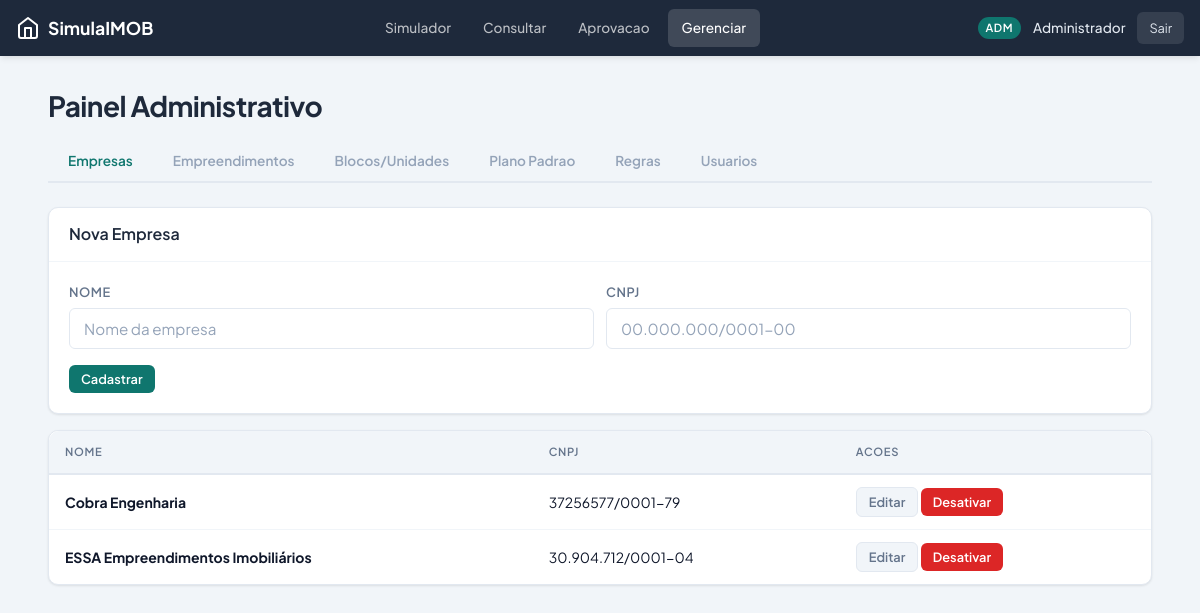
Page /admin/ (signed in) on the committed database.
### models.py (models this page shows, shortened)
class User(UserMixin, db.Model):
    __tablename__ = 'users'
    id = db.Column(db.Integer, primary_key=True)
    nome = db.Column(db.String(150), nullable=False)
    email = db.Column(db.String(150), unique=True, nullable=False, index=True)
    password_hash = db.Column(db.String(256), nullable=False)
    role = db.Column(db.String(20), nullable=False, default='corretor')
    ativo = db.Column(db.Boolean, default=True)
    empresa_id = db.Column(db.Integer, db.ForeignKey('empresas.id'), nullable=False)
    created_at = db.Column(db.DateTime, default=datetime.utcnow)
    empresa = db.relationship('Empresa', back_populates='usuarios')
    simulacoes = db.relationship('Simulacao', foreign_keys='Simulacao.corretor_id',
                                 back_populates='corretor', lazy='dynamic')
    @property
    def is_admin(self):
        return self.role == 'adm'
    @property
    def is_lider(self):
        return self.role in ('lider', 'adm')

class Empresa(db.Model):
    __tablename__ = 'empresas'
    id = db.Column(db.Integer, primary_key=True)
    nome = db.Column(db.String(200), nullable=False)
    cnpj = db.Column(db.String(18), unique=True)
    ativo = db.Column(db.Boolean, default=True)
    created_at = db.Column(db.DateTime, default=datetime.utcnow)
    usuarios = db.relationship('User', back_populates='empresa', lazy='dynamic')
    empreendimentos = db.relationship('Empreendimento', back_populates='empresa', lazy='dynamic')

### adm.py (the view)
@adm_bp.route('/')
@role_required('lider', 'adm')
def dashboard():
    if current_user.is_admin:
        empresas = Empresa.query.filter_by(ativo=True).all()
        empreendimentos = Empreendimento.query.filter_by(ativo=True).all()
        usuarios = User.query.all()
    else:
        empresas = [current_user.empresa]
        empreendimentos = Empreendimento.query.filter_by(
            ativo=True, empresa_id=current_user.empresa_id
        ).all()
        usuarios = User.query.filter_by(empresa_id=current_user.empresa_id).all()
    return render_template('adm.html',
                           empresas=empresas,
                           empreendimentos=empreendimentos,
                           usuarios=usuarios)

### login.py (called while the page is built)
def role_required(*roles):
    def decorator(f):
        @wraps(f)
        @login_required
        def decorated(*args, **kwargs):
            if current_user.role not in roles:
                flash('Acesso negado.', 'danger')
                return redirect(url_for('emp_bp.simulador'))
            return f(*args, **kwargs)
        return decorated
    return decorator

### models.py (called while the page is built)
    @property
    def valor_total(self):
        return (self.area_coberta * self.preco_m2 +
                self.area_descoberta * self.preco_m2 * self.coef_area_descoberta)

### templates/adm.html (shortened to what this page needs)
{% extends "base.html" %}
{% block content %}
<h1 class="mb-2">{{ 'Painel de Gestao' if not current_user.is_admin else 'Painel Administrativo' }}</h1>
<div class="tabs">
    {% if current_user.is_admin %}
    <button class="tab active" data-tab="empresas">Empresas</button>
    {% else %}
    <button class="tab active" data-tab="empresa">Minha Empresa</button>
    {% endif %}
    <button class="tab" data-tab="empreendimentos">Empreendimentos</button>
    <button class="tab" data-tab="blocos">Blocos/Unidades</button>
    <button class="tab" data-tab="plano">Plano Padrao</button>
    <button class="tab" data-tab="regras">Regras</button>
    <button class="tab" data-tab="usuarios">Usuarios</button>
</div>
{% if current_user.is_admin %}
<div class="tab-content active" data-tab-content="empresas">
    <div class="card mb-2">
        <div class="card-header"><h3>Nova Empresa</h3></div>
        <div class="card-body">
            <form method="POST" action="{{ url_for('adm_bp.criar_empresa') }}">
                <div class="form-row">
                    <div class="form-group">
                        <label>Nome</label>
                        <input type="text" name="nome" class="form-control" placeholder="Nome da empresa" required>
                    </div>
                    <div class="form-group">
                        <label>CNPJ</label>
                        <input type="text" name="cnpj" class="form-control" placeholder="00.000.000/0001-00">
                    </div>
                </div>
                <button type="submit" class="btn btn-primary btn-sm">Cadastrar</button>
            </form>
        </div>
    </div>
    <div class="card">
        <div class="table-responsive">
            <table>
                <thead>
                    <tr><th>Nome</th><th>CNPJ</th><th>Acoes</th></tr>
                </thead>
                <tbody>
                {% for emp in empresas %}
                    <tr>
                        <td><strong>{{ emp.nome }}</strong></td>
                        <td>{{ emp.cnpj or '-' }}</td>
                        <td>
                            <button class="btn btn-secondary btn-sm" onclick="openEditEmpresa({{ emp.id }}, '{{ emp.nome }}', '{{ emp.cnpj or '' }}')">Editar</button>
                            <form method="POST" action="{{ url_for('adm_bp.excluir_empresa', id=emp.id) }}" style="display:inline;">
                                <button type="submit" class="btn btn-danger btn-sm" onclick="return confirm('Desativar empresa?')">Desativar</button>
                            </form>
                        </td>
                    </tr>
                {% endfor %}
                </tbody>
            </table>
        </div>
    </div>
</div>
{% endif %}
{% endblock %}

### templates/base.html (shortened to what this page needs)
<!DOCTYPE html>
<html lang="pt-BR">
<head>
    <link rel="stylesheet" href="{{ url_for('static', filename='css/style.css') }}">
</head>
<body>
{% if current_user.is_authenticated %}
<div class="app-container">
    <nav class="navbar">
        <a href="{{ url_for('emp_bp.simulador') }}" class="navbar-brand">
            <svg viewBox="0 0 24 24" fill="none" stroke="currentColor" stroke-width="2" stroke-linecap="round" stroke-linejoin="round">
                <path d="M3 9l9-7 9 7v11a2 2 0 01-2 2H5a2 2 0 01-2-2z"/>
                <polyline points="9 22 9 12 15 12 15 22"/>
            </svg>
            SimulaIMOB
        </a>
        <div class="desktop-nav">
            <a href="{{ url_for('emp_bp.simulador') }}" class="{% if request.endpoint == 'emp_bp.simulador' %}active{% endif %}">Simulador</a>
            <a href="{{ url_for('emp_bp.minhas_simulacoes') }}" class="{% if request.endpoint == 'emp_bp.minhas_simulacoes' %}active{% endif %}">Consultar</a>
            {% if current_user.is_lider %}
            <a href="{{ url_for('emp_bp.fila_aprovacao') }}" class="{% if request.endpoint == 'emp_bp.fila_aprovacao' %}active{% endif %}">Aprovacao</a>
            <a href="{{ url_for('adm_bp.dashboard') }}" class="{% if 'adm_bp' in (request.endpoint or '') %}active{% endif %}">Gerenciar</a>
            {% endif %}
        </div>
        <div class="navbar-user">
            <span class="role-badge">{{ current_user.role }}</span>
            <span class="user-name">{{ current_user.nome }}</span>
            <a href="{{ url_for('login_bp.logout') }}" class="btn-logout">Sair</a>
        </div>
    </nav>
    <main class="main-content">
        {% block content %}{% endblock %}
    </main>
</div>
{% else %}
    {% block auth_content %}{% endblock %}
{% endif %}
</body>
</html>

### rows in the picture
User: role "ADM", nome "Administrador", role "Painel Administrativo"
Empresa: nome "Cobra Engenharia", cnpj "37256577/0001-79"
Empresa: nome "ESSA Empreendimentos Imobiliários", cnpj "30.904.712/0001-04"
